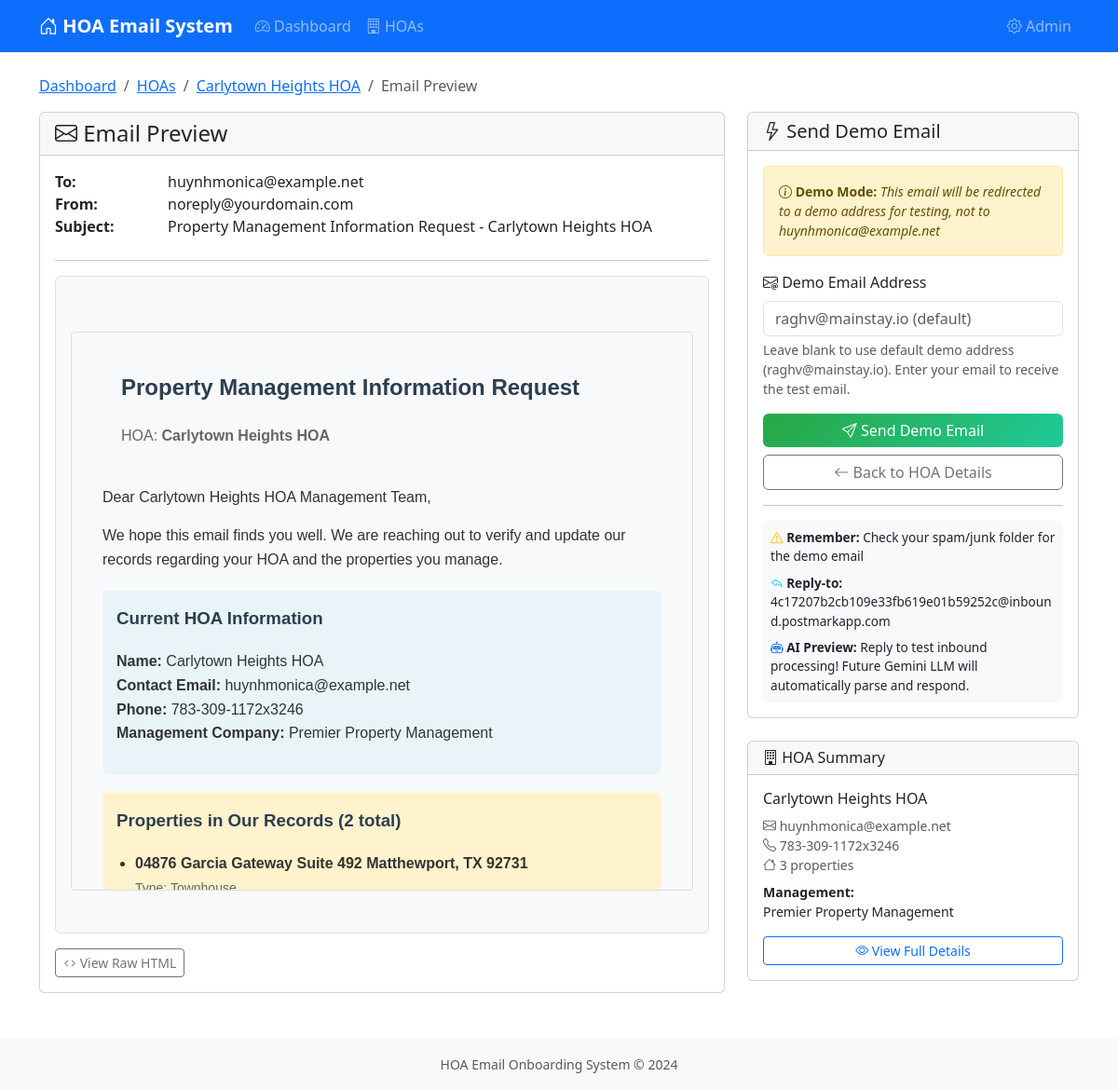
Screenshot of /hoas/11/email-preview/ with the database file from the repository.
### hoa_management/models.py (models this page shows, shortened)
class HOA(models.Model):
    name = models.CharField(max_length=200, help_text="Name of the HOA")
    address = models.TextField(help_text="Physical address of the HOA")
    contact_email = models.EmailField(
        validators=[EmailValidator()], help_text="Primary contact email for the HOA"
    )
    phone_regex = RegexValidator(
        regex=r"^\+?1?\d{9,15}$",
        message="Phone number must be entered in the format: '+999999999'. Up to 15 digits allowed.",
    )
    phone = models.CharField(
        validators=[phone_regex],
        max_length=17,
        blank=True,
        help_text="Contact phone number",
    )
    management_company = models.CharField(
        max_length=200,
        blank=True,
        null=True,
        help_text="Name of the management company (if any)",
    )
    website = models.URLField(blank=True, null=True, help_text="HOA website URL")
    established_date = models.DateField(
        blank=True, null=True, help_text="Date when HOA was established"
    )
    total_units = models.PositiveIntegerField(
        default=0, help_text="Total number of units managed by this HOA"
    )
    monthly_fee_range = models.CharField(
        max_length=50,
        blank=True,
        null=True,
        help_text="Monthly fee range (e.g., '$200-$400')",
    )
    demo_email_used = models.EmailField(
        blank=True,
        null=True,
        help_text="Demo email address used for this HOA's onboarding",
    )
    created_at = models.DateTimeField(auto_now_add=True)
    updated_at = models.DateTimeField(auto_now=True)
    class Meta:
        verbose_name = "HOA"
        verbose_name_plural = "HOAs"
        ordering = ["name"]
    @property
    def property_count(self):
        return self.properties.count()

### hoa_management/views.py (the view)
# urls.py: path("hoas/<int:hoa_id>/email-preview/", views.email_preview, name="email_preview"),
def email_preview(request, hoa_id):
    hoa = get_object_or_404(HOA, id=hoa_id)
    email_service = EmailService()
    email_content = email_service.generate_hoa_onboarding_email(hoa)
    context = {
        "hoa": hoa,
        "email_subject": email_content["subject"],
        "email_body": email_content["body"],
    }
    return render(request, "hoa_management/email_preview.html", context)

### hoa_management/templates/hoa_management/email_preview.html (shortened to what this page needs)
{% extends 'hoa_management/base.html' %}
{% block content %}
<div class="row">
    <div class="col-12">
        <nav aria-label="breadcrumb">
            <ol class="breadcrumb">
                <li class="breadcrumb-item"><a href="{% url 'dashboard' %}">Dashboard</a></li>
                <li class="breadcrumb-item"><a href="{% url 'hoa_list' %}">HOAs</a></li>
                <li class="breadcrumb-item"><a href="{% url 'hoa_detail' hoa.id %}">{{ hoa.name }}</a></li>
                <li class="breadcrumb-item active">Email Preview</li>
            </ol>
        </nav>
    </div>
</div>
<div class="row">
    <div class="col-lg-8">
        <div class="card">
            <div class="card-header">
                <h4 class="mb-0">
                    <i class="bi bi-envelope"></i> Email Preview
                </h4>
            </div>
            <div class="card-body">
                <div class="mb-4">
                    <div class="row">
                        <div class="col-sm-2"><strong>To:</strong></div>
                        <div class="col-sm-10">{{ hoa.contact_email }}</div>
                    </div>
                    <div class="row">
                        <div class="col-sm-2"><strong>From:</strong></div>
                        <div class="col-sm-10">{{ POSTMARK_FROM_EMAIL|default:"noreply@yourdomain.com" }}</div>
                    </div>
                    <div class="row">
                        <div class="col-sm-2"><strong>Subject:</strong></div>
                        <div class="col-sm-10">{{ email_subject }}</div>
                    </div>
                </div>
                <hr>
                <div class="email-preview">
                    <iframe srcdoc="{{ email_body|escape }}" style="width: 100%; height: 600px; border: 1px solid #ddd; border-radius: 4px;"></iframe>
                </div>
                <div class="mt-3">
                    <button class="btn btn-sm btn-outline-secondary" type="button" data-bs-toggle="collapse" data-bs-target="#rawHtml">
                        <i class="bi bi-code"></i> View Raw HTML
                    </button>
                </div>
            </div>
        </div>
    </div>
    <div class="col-lg-4">
        <div class="card mb-4">
            <div class="card-header">
                <h5 class="mb-0">
                    <i class="bi bi-lightning"></i> Send Demo Email
                </h5>
            </div>
            <div class="card-body">
                <div class="alert alert-warning alert-sm mb-3" style="font-size: 0.875rem;">
                    <i class="bi bi-info-circle"></i> <strong>Demo Mode:</strong>
                    <em>This email will be redirected to a demo address for testing, not to {{ hoa.contact_email }}</em>
                </div>
                <form method="post" action="{% url 'send_email' hoa.id %}" id="previewEmailForm">
                    <div class="mb-3">
                        <label for="demo_email" class="form-label">
                            <i class="bi bi-envelope-at"></i> Demo Email Address
                        </label>
                        <input type="email" class="form-control" id="demo_email" name="demo_email"
                               placeholder="raghv@mainstay.io (default)">
                        <div class="form-text">
                            Leave blank to use default demo address (raghv@mainstay.io).
                            Enter your email to receive the test email.
                        </div>
                    </div>
                    <div class="d-grid gap-2">
                        <button type="submit" class="btn btn-send-email w-100">
                            <i class="bi bi-send"></i> Send Demo Email
                        </button>
                        <a href="{% url 'hoa_detail' hoa.id %}" class="btn btn-outline-secondary">
                            <i class="bi bi-arrow-left"></i> Back to HOA Details
                        </a>
                    </div>
                </form>
                <hr>
                <div class="mt-3 p-2 bg-light rounded" style="font-size: 0.85rem;">
                    <div class="mb-2">
                        <i class="bi bi-exclamation-triangle text-warning"></i>
                        <strong>Remember:</strong> Check your spam/junk folder for the demo email
                    </div>
                    <div class="mb-2">
                        <i class="bi bi-reply text-info"></i>
                        <strong>Reply-to:</strong> 4c17207b2cb109e33fb619e01b59252c@inbound.postmarkapp.com
                    </div>
                    <div>
                        <i class="bi bi-robot text-primary"></i>
                        <strong>AI Preview:</strong> Reply to test inbound processing! Future Gemini LLM will automatically parse and respond.
                    </div>
                </div>
            </div>
        </div>
        <div class="card">
            <div class="card-header">
                <h6 class="mb-0">
                    <i class="bi bi-building"></i> HOA Summary
                </h6>
            </div>
            <div class="card-body">
                <h6>{{ hoa.name }}</h6>
                <p class="small text-muted mb-2">
                    <i class="bi bi-envelope"></i> {{ hoa.contact_email }}<br>
                    {% if hoa.phone %}
                        <i class="bi bi-telephone"></i> {{ hoa.phone }}<br>
                    {% endif %}
                    <i class="bi bi-house"></i> {{ hoa.property_count }} properties
                </p>
                {% if hoa.management_company %}
                <p class="small">
                    <strong>Management:</strong><br>
                    {{ hoa.management_company }}
                </p>
                {% endif %}
                <div class="d-grid">
                    <a href="{% url 'hoa_detail' hoa.id %}" class="btn btn-outline-primary btn-sm">
                        <i class="bi bi-eye"></i> View Full Details
                    </a>
                </div>
            </div>
        </div>
    </div>
</div>
{% endblock %}

### hoa_management/templates/hoa_management/base.html (style rules this page uses)
.email-preview { background-color: #f8f9fa; border: 1px solid #dee2e6; border-radius: 0.375rem; padding: 1rem; white-space: pre-wrap; font-family: monospace; font-size: 0.9rem; }
.btn-send-email { background: linear-gradient(135deg, #28a745 0%, #20c997 100%); border: none; color: white; }

### rows the page displays
HOA: name "Carlytown Heights HOA", contact_email "huynhmonica@example.net", phone "783-309-1172x3246", property_count "3", management_company "Premier Property Management"

### other values shown
{{ POSTMARK_FROM_EMAIL|default:"noreply@yourdomain.com" }} "noreply@yourdomain.com"
{{ email_subject }} "Property Management Information Request - Carlytown Heights HOA"
